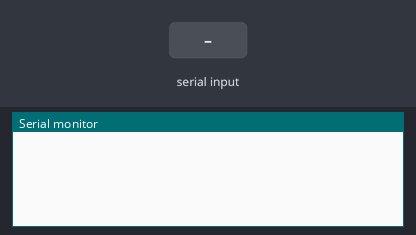
The sketch below on a simulated Arduino Uno, built with avr-gcc and run on an emulated ATmega328P. On the bench: the last lines printed to the serial monitor. The inputs (shaded band) are chosen by the test bench.

Above: at 1.2 s.
1.3 s: "c;" received over Serial
At 3.5 s:
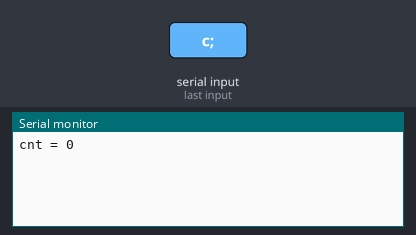
3.8 s: byte 116 ('t') received over Serial
At 5.4 s:
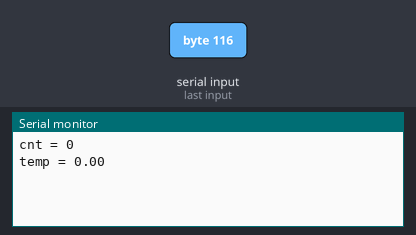
6.3 s: byte 110 ('n') received over Serial
At 8.5 s:
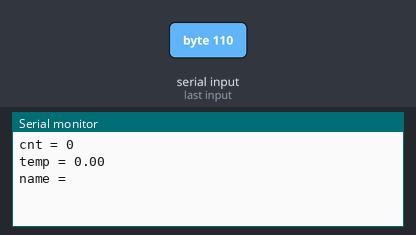
8.8 s: "n,45;" received over Serial
At 9.8 s:
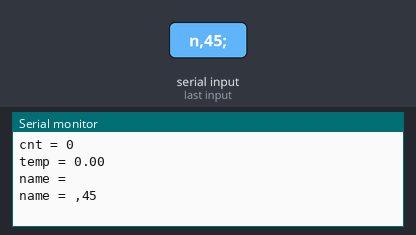

The sketch:

week4_study2.ino
```cpp
int cnt;
float temp;
String name;

void setup() {
  Serial.begin(9600);
  Serial.println();
}

void loop() {
  while(Serial.available()) {
    char reading = Serial.read();
    if(reading == 'c') {
      cnt = Serial.parseInt();
      Serial.print("cnt = ");
      Serial.println(cnt);
    }else if(reading == 't') {
      temp = Serial.parseFloat();
      Serial.print("temp = ");
      Serial.println(temp);
    }else if(reading == 'n') {
      name = Serial.readStringUntil(';');
      Serial.print("name = ");
      Serial.println(name.c_str());
    }
  }
}
```

Measured:
- after the input at 1.3 s, the serial monitor: prints a new line after 1.0 s (image 1)
- after the input at 3.8 s, the serial monitor: prints a new line after 1.0 s (image 2)
- after the input at 6.3 s, the serial monitor: prints a new line after 1.0 s (image 3)
- after the input at 8.8 s, the serial monitor: prints a new line at once (image 4)
